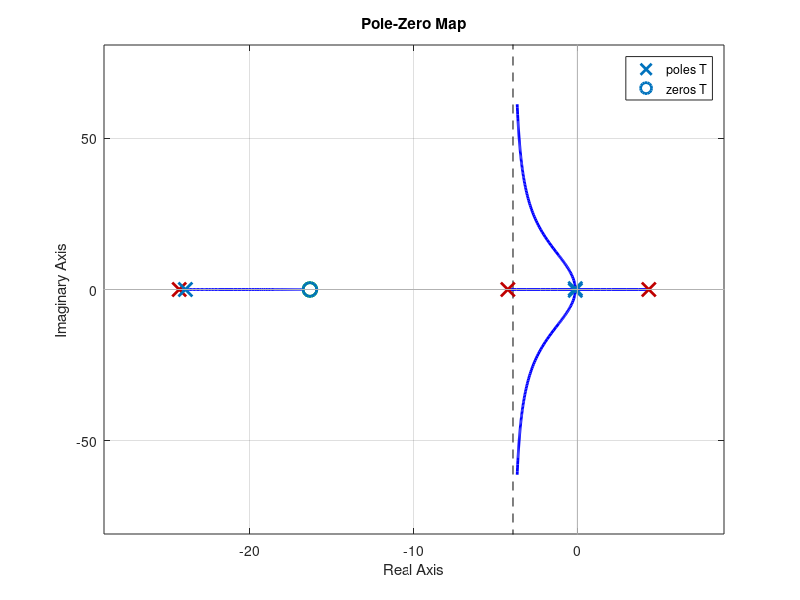

Here is the MATLAB script that generated this plot:

function [K, poleH_1, poleT, H_1, T] = poleplacement()

%Load assumed set of values
load('const_val.mat');

%OPEN LOOP TF H_1 Constants
B = ((K_m^2)*(K_g^2))/(M*(r^2)*R_A);
C = (K_m*K_g)/(M*r*R_A);

%OPEN LOOP TF H_1 Coefficients
z11 = C;
z10 = -C*B*(l - 1);
p13 = l;
p12 = B*l;
p11 = (-g*deltaM)/M;
p10 = (((g*B)/M)*(m*l - deltaM));

%OPEN LOOP TF H_1
H_1 = tf([z11, z10],[p13, p12, p11, p10]);
poleH_1 = pole(H_1);

%Check what values of K make the open loop TF stable
rlocus(H_1);

%CLOSED LOOP TF DESIGN PARAMETER
K = 1.48;

%CLOSED LOOP TF T
T = tf([K*z11, K*z10], [p13, p12, (p11+K*z11), (p10+K*z10)]);
poleT = pole(T);
pzmap(T)

end